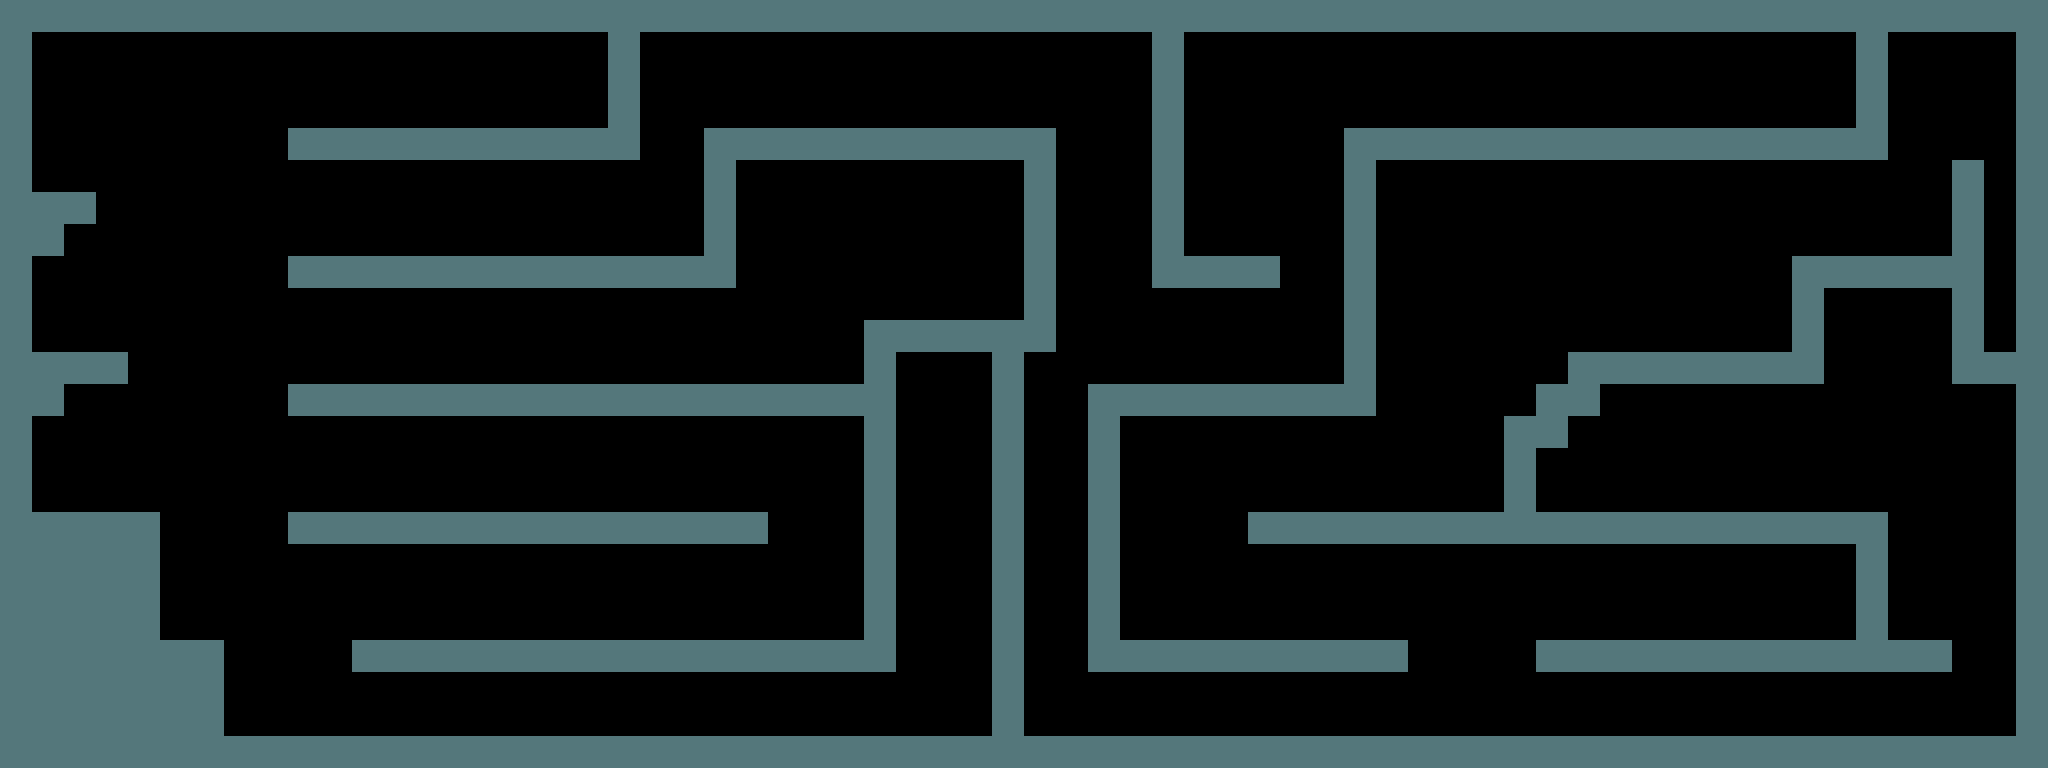

A level layout from a 2D game, rendered from its tile map. Below: a short description, then the map file with its tile-grid data intact:
An orthogonal 64x24 tile map with 32x32 px tiles, 1 tile layer (background) and 5 objects (3x trap, player, treasure).

<map version="1.2" tiledversion="1.2.4" orientation="orthogonal" renderorder="right-down" width="64" height="24" tilewidth="32" tileheight="32" infinite="0" backgroundcolor="#000000" nextlayerid="5" nextobjectid="28">
 <tileset firstgid="1" name="tiles" tilewidth="32" tileheight="32" tilecount="1" columns="1">
  <image source="../assets/tiles.png" width="32" height="32" />
 </tileset>
 <layer id="3" name="background" width="64" height="24">
  <data encoding="csv">
1,1,1,1,1,1,1,1,1,1,1,1,1,1,1,1,1,1,1,1,1,1,1,1,1,1,1,1,1,1,1,1,1,1,1,1,1,1,1,1,1,1,1,1,1,1,1,1,1,1,1,1,1,1,1,1,1,1,1,1,1,1,1,1,
1,0,0,0,0,0,0,0,0,0,0,0,0,0,0,0,0,0,0,1,0,0,0,0,0,0,0,0,0,0,0,0,0,0,0,0,1,0,0,0,0,0,0,0,0,0,0,0,0,0,0,0,0,0,0,0,0,0,1,0,0,0,0,1,
1,0,0,0,0,0,0,0,0,0,0,0,0,0,0,0,0,0,0,1,0,0,0,0,0,0,0,0,0,0,0,0,0,0,0,0,1,0,0,0,0,0,0,0,0,0,0,0,0,0,0,0,0,0,0,0,0,0,1,0,0,0,0,1,
1,0,0,0,0,0,0,0,0,0,0,0,0,0,0,0,0,0,0,1,0,0,0,0,0,0,0,0,0,0,0,0,0,0,0,0,1,0,0,0,0,0,0,0,0,0,0,0,0,0,0,0,0,0,0,0,0,0,1,0,0,0,0,1,
1,0,0,0,0,0,0,0,0,1,1,1,1,1,1,1,1,1,1,1,0,0,1,1,1,1,1,1,1,1,1,1,1,0,0,0,1,0,0,0,0,0,1,1,1,1,1,1,1,1,1,1,1,1,1,1,1,1,1,0,0,0,0,1,
1,0,0,0,0,0,0,0,0,0,0,0,0,0,0,0,0,0,0,0,0,0,1,0,0,0,0,0,0,0,0,0,1,0,0,0,1,0,0,0,0,0,1,0,0,0,0,0,0,0,0,0,0,0,0,0,0,0,0,0,0,1,0,1,
1,1,1,0,0,0,0,0,0,0,0,0,0,0,0,0,0,0,0,0,0,0,1,0,0,0,0,0,0,0,0,0,1,0,0,0,1,0,0,0,0,0,1,0,0,0,0,0,0,0,0,0,0,0,0,0,0,0,0,0,0,1,0,1,
1,1,0,0,0,0,0,0,0,0,0,0,0,0,0,0,0,0,0,0,0,0,1,0,0,0,0,0,0,0,0,0,1,0,0,0,1,0,0,0,0,0,1,0,0,0,0,0,0,0,0,0,0,0,0,0,0,0,0,0,0,1,0,1,
1,0,0,0,0,0,0,0,0,1,1,1,1,1,1,1,1,1,1,1,1,1,1,0,0,0,0,0,0,0,0,0,1,0,0,0,1,1,1,1,0,0,1,0,0,0,0,0,0,0,0,0,0,0,0,0,1,1,1,1,1,1,0,1,
1,0,0,0,0,0,0,0,0,0,0,0,0,0,0,0,0,0,0,0,0,0,0,0,0,0,0,0,0,0,0,0,1,0,0,0,0,0,0,0,0,0,1,0,0,0,0,0,0,0,0,0,0,0,0,0,1,0,0,0,0,1,0,1,
1,0,0,0,0,0,0,0,0,0,0,0,0,0,0,0,0,0,0,0,0,0,0,0,0,0,0,1,1,1,1,1,1,0,0,0,0,0,0,0,0,0,1,0,0,0,0,0,0,0,0,0,0,0,0,0,1,0,0,0,0,1,0,1,
1,1,1,1,0,0,0,0,0,0,0,0,0,0,0,0,0,0,0,0,0,0,0,0,0,0,0,1,0,0,0,1,0,0,0,0,0,0,0,0,0,0,1,0,0,0,0,0,0,1,1,1,1,1,1,1,1,0,0,0,0,1,1,1,
1,1,0,0,0,0,0,0,0,1,1,1,1,1,1,1,1,1,1,1,1,1,1,1,1,1,1,1,0,0,0,1,0,0,1,1,1,1,1,1,1,1,1,0,0,0,0,0,1,1,0,0,0,0,0,0,0,0,0,0,0,0,0,1,
1,0,0,0,0,0,0,0,0,0,0,0,0,0,0,0,0,0,0,0,0,0,0,0,0,0,0,1,0,0,0,1,0,0,1,0,0,0,0,0,0,0,0,0,0,0,0,1,1,0,0,0,0,0,0,0,0,0,0,0,0,0,0,1,
1,0,0,0,0,0,0,0,0,0,0,0,0,0,0,0,0,0,0,0,0,0,0,0,0,0,0,1,0,0,0,1,0,0,1,0,0,0,0,0,0,0,0,0,0,0,0,1,0,0,0,0,0,0,0,0,0,0,0,0,0,0,0,1,
1,0,0,0,0,0,0,0,0,0,0,0,0,0,0,0,0,0,0,0,0,0,0,0,0,0,0,1,0,0,0,1,0,0,1,0,0,0,0,0,0,0,0,0,0,0,0,1,0,0,0,0,0,0,0,0,0,0,0,0,0,0,0,1,
1,1,1,1,1,0,0,0,0,1,1,1,1,1,1,1,1,1,1,1,1,1,1,1,0,0,0,1,0,0,0,1,0,0,1,0,0,0,0,1,1,1,1,1,1,1,1,1,1,1,1,1,1,1,1,1,1,1,1,0,0,0,0,1,
1,1,1,1,1,0,0,0,0,0,0,0,0,0,0,0,0,0,0,0,0,0,0,0,0,0,0,1,0,0,0,1,0,0,1,0,0,0,0,0,0,0,0,0,0,0,0,0,0,0,0,0,0,0,0,0,0,0,1,0,0,0,0,1,
1,1,1,1,1,0,0,0,0,0,0,0,0,0,0,0,0,0,0,0,0,0,0,0,0,0,0,1,0,0,0,1,0,0,1,0,0,0,0,0,0,0,0,0,0,0,0,0,0,0,0,0,0,0,0,0,0,0,1,0,0,0,0,1,
1,1,1,1,1,0,0,0,0,0,0,0,0,0,0,0,0,0,0,0,0,0,0,0,0,0,0,1,0,0,0,1,0,0,1,0,0,0,0,0,0,0,0,0,0,0,0,0,0,0,0,0,0,0,0,0,0,0,1,0,0,0,0,1,
1,1,1,1,1,1,1,0,0,0,0,1,1,1,1,1,1,1,1,1,1,1,1,1,1,1,1,1,0,0,0,1,0,0,1,1,1,1,1,1,1,1,1,1,0,0,0,0,1,1,1,1,1,1,1,1,1,1,1,1,1,0,0,1,
1,1,1,1,1,1,1,0,0,0,0,0,0,0,0,0,0,0,0,0,0,0,0,0,0,0,0,0,0,0,0,1,0,0,0,0,0,0,0,0,0,0,0,0,0,0,0,0,0,0,0,0,0,0,0,0,0,0,0,0,0,0,0,1,
1,1,1,1,1,1,1,0,0,0,0,0,0,0,0,0,0,0,0,0,0,0,0,0,0,0,0,0,0,0,0,1,0,0,0,0,0,0,0,0,0,0,0,0,0,0,0,0,0,0,0,0,0,0,0,0,0,0,0,0,0,0,0,1,
1,1,1,1,1,1,1,1,1,1,1,1,1,1,1,1,1,1,1,1,1,1,1,1,1,1,1,1,1,1,1,1,1,1,1,1,1,1,1,1,1,1,1,1,1,1,1,1,1,1,1,1,1,1,1,1,1,1,1,1,1,1,1,1
</data>
 </layer>
 <objectgroup id="2" name="Object Layer 1">
  <object id="1" name="player" type="player" x="72" y="464" width="32" height="32" />
  <object id="10" name="treasure" type="treasure" x="1982.67" y="314.667" width="32" height="32" />
  <object id="25" name="tra" type="trap" x="1461" y="474" width="34" height="32" />
  <object id="26" name="tra" type="trap" x="521" y="474" width="34" height="32" />
  <object id="27" name="tra" type="trap" x="1189" y="218" width="34" height="32" />
 </objectgroup>
</map>
